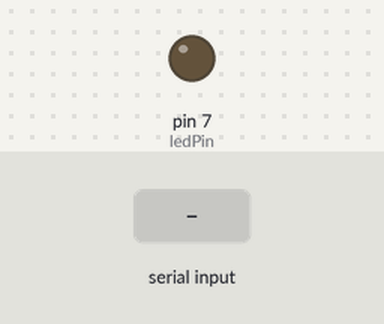
Simulated run of this sketch. Board: Arduino Uno, built with avr-gcc and run on an emulated ATmega328P. Shown: output pins drawn as LEDs (lit = HIGH). The test bench sets the inputs (shaded band).

Above: at 1.2 s.
1.3 s: "1" received over Serial
At 2.4 s:
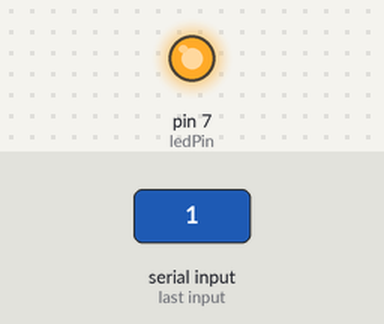
2.8 s: "0" received over Serial
At 3.6 s:
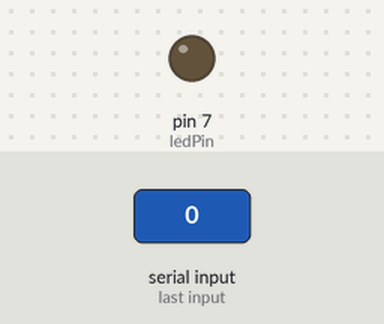
Timing chart, 0 to 5.8 s (numbered marks = the images above; inputs shaded):
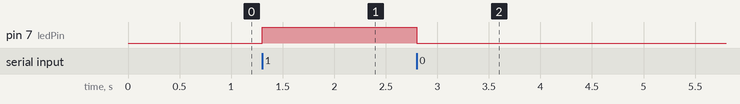

Measured:
- after the input at 1.3 s, pin 7 (ledPin): LOW → HIGH at once
- after the input at 2.8 s, pin 7 (ledPin): HIGH → LOW at once

The sketch:

serial_data_arduino_receives_py.ino
```cpp
const int ledPin = 7;

char data;


void setup ()
{
  Serial.begin (115200);
  pinMode (ledPin, OUTPUT);

}


int getData () {

  if (Serial.available ())
  {
     data = Serial.read ();
  }

  return data;
}

void switch_on (char input){

  if (input == '1') {
    digitalWrite (ledPin, HIGH);
  }
}


void switch_off (char input) {

  if (input == '0') {

    digitalWrite (ledPin, LOW);
  }
}

void loop ()
{
  getData();

  switch_on (getData ());

  switch_off (getData ());

}
```
